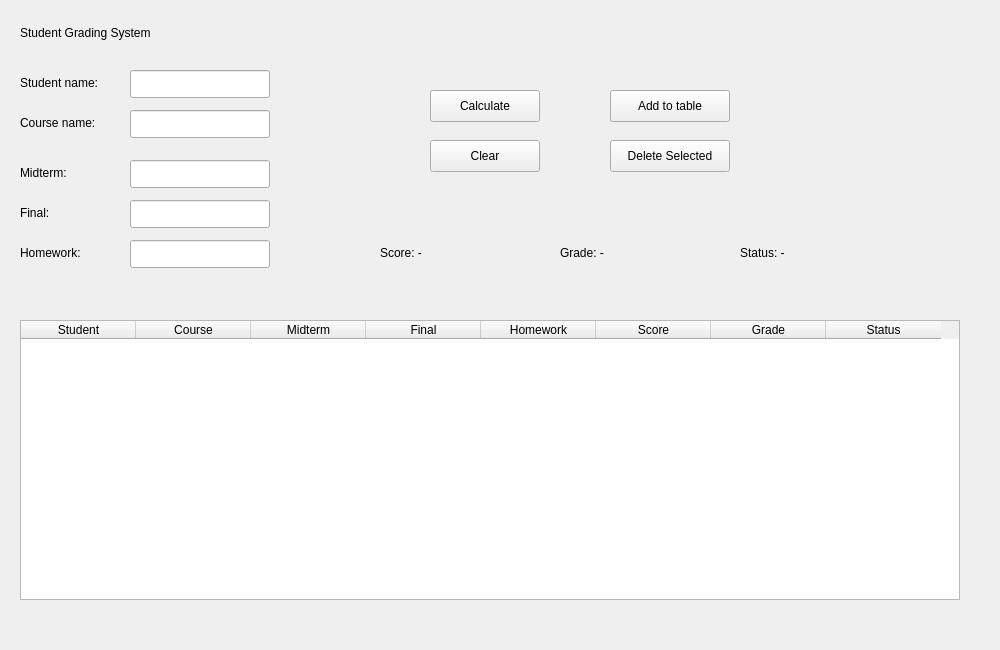
<?xml version="1.0" encoding="UTF-8"?>
<ui version="4.0">
 <class>MainWindow</class>
 <widget class="QMainWindow" name="MainWindow">
  <property name="geometry">
   <rect>
    <x>0</x>
    <y>0</y>
    <width>1000</width>
    <height>650</height>
   </rect>
  </property>
  <property name="windowTitle">
   <string>Student Grade Management System</string>
  </property>
  <widget class="QWidget" name="centralwidget">
   <widget class="QLabel" name="titleLabel">
    <property name="geometry">
     <rect>
      <x>20</x>
      <y>20</y>
      <width>250</width>
      <height>25</height>
     </rect>
    </property>
    <property name="text">
     <string>Student Grading System</string>
    </property>
   </widget>

   <widget class="QLabel" name="studentNameLabel">
    <property name="geometry">
     <rect><x>20</x><y>70</y><width>100</width><height>25</height></rect>
    </property>
    <property name="text"><string>Student name:</string></property>
   </widget>
   <widget class="QLineEdit" name="studentInput">
    <property name="geometry">
     <rect><x>130</x><y>70</y><width>140</width><height>28</height></rect>
    </property>
   </widget>

   <widget class="QLabel" name="courseNameLabel">
    <property name="geometry">
     <rect><x>20</x><y>110</y><width>100</width><height>25</height></rect>
    </property>
    <property name="text"><string>Course name:</string></property>
   </widget>
   <widget class="QLineEdit" name="courseInput">
    <property name="geometry">
     <rect><x>130</x><y>110</y><width>140</width><height>28</height></rect>
    </property>
   </widget>

   <widget class="QLabel" name="midtermLabel">
    <property name="geometry">
     <rect><x>20</x><y>160</y><width>100</width><height>25</height></rect>
    </property>
    <property name="text"><string>Midterm:</string></property>
   </widget>
   <widget class="QLineEdit" name="midtermInput">
    <property name="geometry">
     <rect><x>130</x><y>160</y><width>140</width><height>28</height></rect>
    </property>
   </widget>

   <widget class="QLabel" name="finalLabel">
    <property name="geometry">
     <rect><x>20</x><y>200</y><width>100</width><height>25</height></rect>
    </property>
    <property name="text"><string>Final:</string></property>
   </widget>
   <widget class="QLineEdit" name="finalInput">
    <property name="geometry">
     <rect><x>130</x><y>200</y><width>140</width><height>28</height></rect>
    </property>
   </widget>

   <widget class="QLabel" name="homeworkLabel">
    <property name="geometry">
     <rect><x>20</x><y>240</y><width>100</width><height>25</height></rect>
    </property>
    <property name="text"><string>Homework:</string></property>
   </widget>
   <widget class="QLineEdit" name="homeworkInput">
    <property name="geometry">
     <rect><x>130</x><y>240</y><width>140</width><height>28</height></rect>
    </property>
   </widget>

   <widget class="QPushButton" name="calculateButton">
    <property name="geometry">
     <rect><x>430</x><y>90</y><width>110</width><height>32</height></rect>
    </property>
    <property name="text"><string>Calculate</string></property>
   </widget>

   <widget class="QPushButton" name="addButton">
    <property name="geometry">
     <rect><x>610</x><y>90</y><width>120</width><height>32</height></rect>
    </property>
    <property name="text"><string>Add to table</string></property>
   </widget>

   <widget class="QPushButton" name="clearButton">
    <property name="geometry">
     <rect><x>430</x><y>140</y><width>110</width><height>32</height></rect>
    </property>
    <property name="text"><string>Clear</string></property>
   </widget>

   <widget class="QPushButton" name="deleteButton">
    <property name="geometry">
     <rect><x>610</x><y>140</y><width>120</width><height>32</height></rect>
    </property>
    <property name="text"><string>Delete Selected</string></property>
   </widget>

   <widget class="QLabel" name="scoreLabel">
    <property name="geometry">
     <rect><x>380</x><y>240</y><width>150</width><height>25</height></rect>
    </property>
    <property name="text"><string>Score: -</string></property>
   </widget>

   <widget class="QLabel" name="gradeLabel">
    <property name="geometry">
     <rect><x>560</x><y>240</y><width>150</width><height>25</height></rect>
    </property>
    <property name="text"><string>Grade: -</string></property>
   </widget>

   <widget class="QLabel" name="statusLabel">
    <property name="geometry">
     <rect><x>740</x><y>240</y><width>170</width><height>25</height></rect>
    </property>
    <property name="text"><string>Status: -</string></property>
   </widget>

   <widget class="QTableWidget" name="gradeTable">
    <property name="geometry">
     <rect>
      <x>20</x>
      <y>320</y>
      <width>940</width>
      <height>280</height>
     </rect>
    </property>
    <property name="rowCount">
     <number>0</number>
    </property>
    <property name="columnCount">
     <number>8</number>
    </property>
    <attribute name="horizontalHeaderDefaultSectionSize">
     <number>115</number>
    </attribute>
    <column>
     <property name="text"><string>Student</string></property>
    </column>
    <column>
     <property name="text"><string>Course</string></property>
    </column>
    <column>
     <property name="text"><string>Midterm</string></property>
    </column>
    <column>
     <property name="text"><string>Final</string></property>
    </column>
    <column>
     <property name="text"><string>Homework</string></property>
    </column>
    <column>
     <property name="text"><string>Score</string></property>
    </column>
    <column>
     <property name="text"><string>Grade</string></property>
    </column>
    <column>
     <property name="text"><string>Status</string></property>
    </column>
   </widget>
  </widget>
 </widget>
 <resources/>
 <connections/>
</ui>
